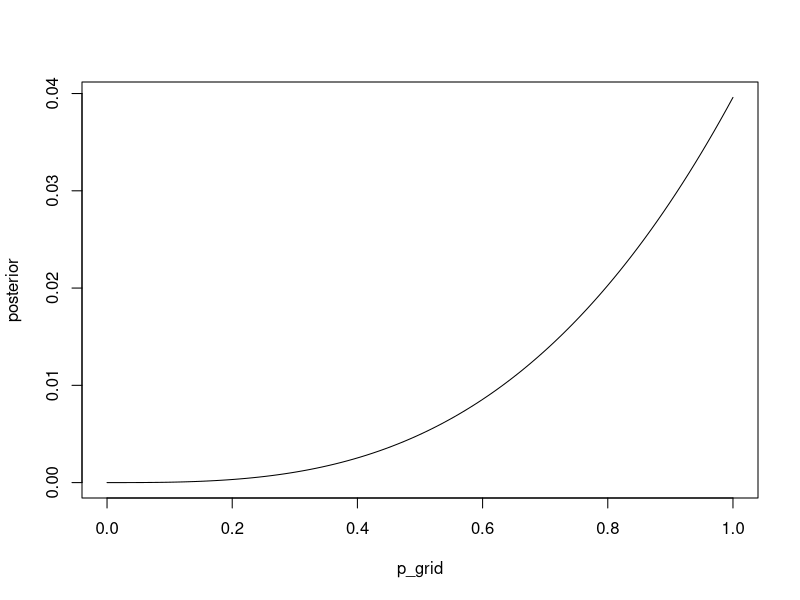
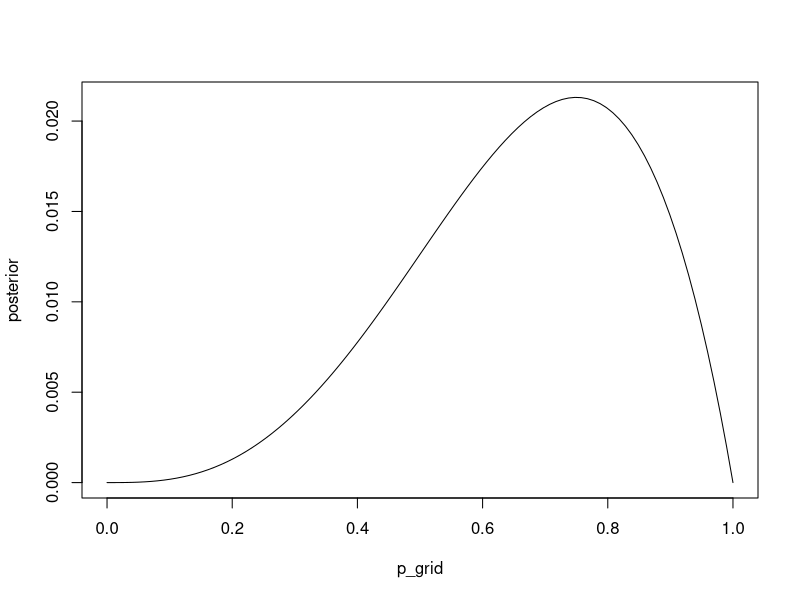
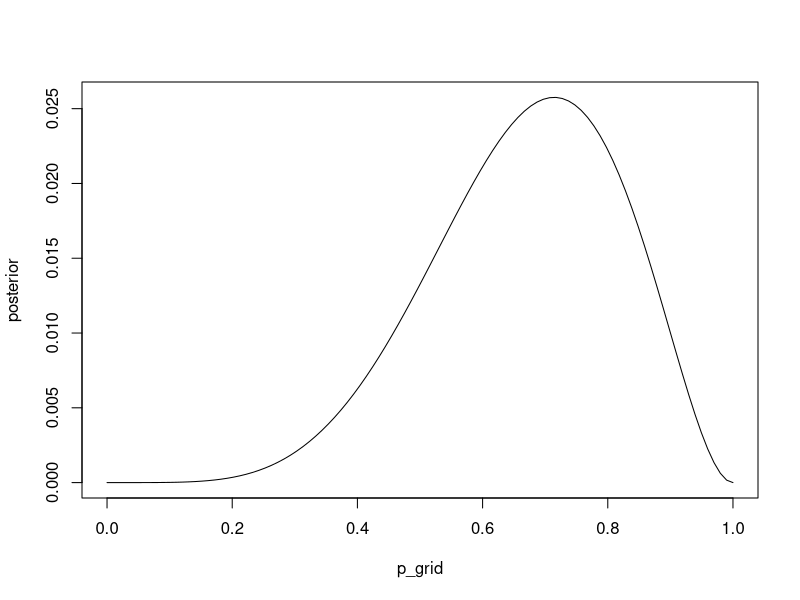
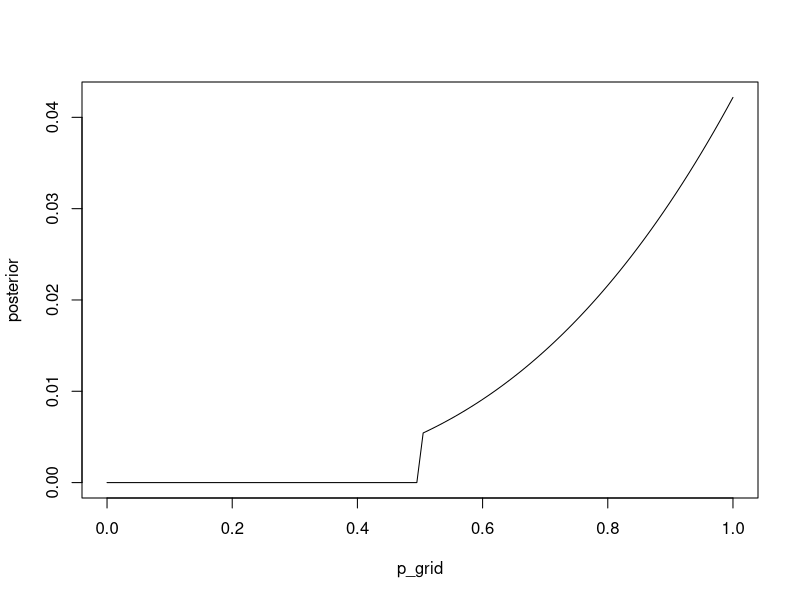
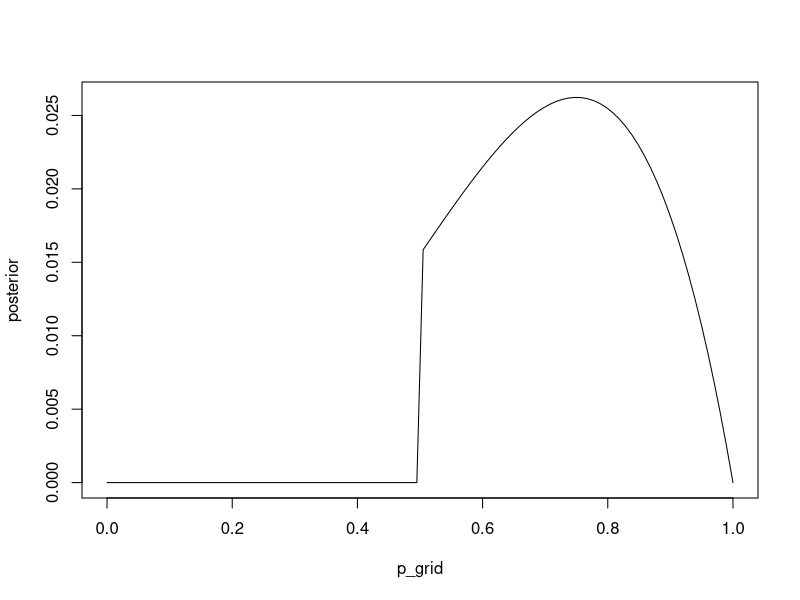
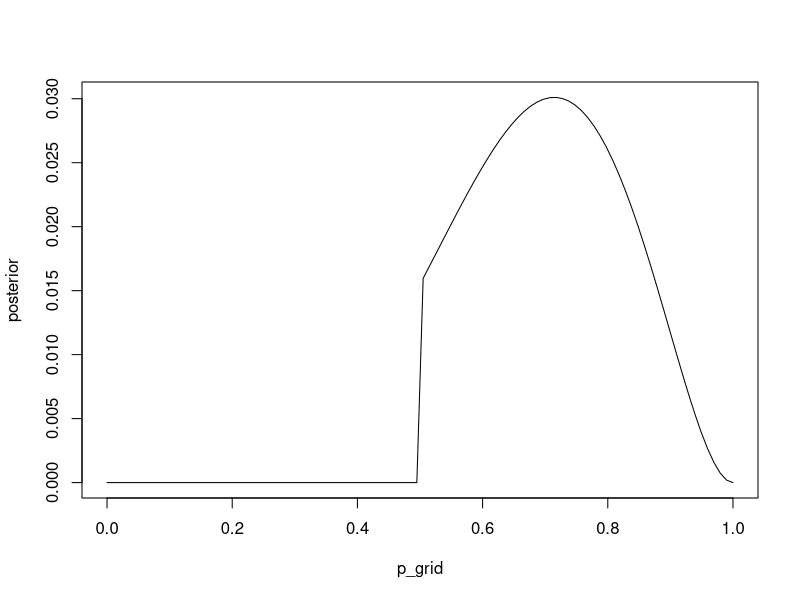

Recreate these plots in R, in order.
## ---- chunk 1
p_grid <- seq( from=0 , to=1 , length.out=100 ) # likelihood of 3 water in 3 tosses
likelihood <- dbinom( 3 , size=3 , prob=p_grid )
prior <- rep(1,100) # uniform prior
posterior <- likelihood * prior
posterior <- posterior / sum(posterior) # standardize
 plot( posterior ~ p_grid , type="l" )
## ---- chunk 2
p_grid <- seq( from=0 , to=1 , length.out=100 ) # likelihood of 3 water in 4 tosses
likelihood <- dbinom( 3 , size=4 , prob=p_grid )
prior <- rep(1,100) # uniform prior
posterior <- likelihood * prior
posterior <- posterior / sum(posterior) # standardize
 plot( posterior ~ p_grid , type="l" )
## ---- chunk 3
p_grid <- seq( from=0 , to=1 , length.out=100 ) # likelihood of 3 water in 3 tosses
likelihood <- dbinom( 5 , size=7 , prob=p_grid )
prior <- rep(1,100) # uniform prior
posterior <- likelihood * prior
posterior <- posterior / sum(posterior) # standardize
 plot( posterior ~ p_grid , type="l" )
## ---- chunk 4
p_grid <- seq( from=0 , to=1 , length.out=100 ) # likelihood of 3 water in 3 tosses
likelihood <- dbinom( 3 , size=3 , prob=p_grid )
prior <- rep(1,100) # uniform prior
prior[p_grid<0.5]<-0
# alt: prior <- ifelse( p_grid < 0.5 , 0 , 1 ) 
posterior <- likelihood * prior
posterior <- posterior / sum(posterior) # standardize
 plot( posterior ~ p_grid , type="l" )
## ---- chunk 5
p_grid <- seq( from=0 , to=1 , length.out=100 ) # likelihood of 3 water in 3 tosses
likelihood <- dbinom( 3 , size=4 , prob=p_grid )
prior <- rep(1,100) # uniform prior
prior[p_grid<0.5]<-0
# alt: prior <- ifelse( p_grid < 0.5 , 0 , 1 ) 
posterior <- likelihood * prior
posterior <- posterior / sum(posterior) # standardize
 plot( posterior ~ p_grid , type="l" )
## ---- chunk 6
p_grid <- seq( from=0 , to=1 , length.out=100 ) # likelihood of 3 water in 3 tosses
likelihood <- dbinom( 5 , size=7 , prob=p_grid )
prior <- rep(1,100) # uniform prior
prior[p_grid<0.5]<-0
# alt: prior <- ifelse( p_grid < 0.5 , 0 , 1 ) 
posterior <- likelihood * prior
posterior <- posterior / sum(posterior) # standardize
 plot( posterior ~ p_grid , type="l" )
## ---- chunk 7
pA<- 0.10 * 0.50 / (0.10 * 0.50 + 0.20 * 0.50)
pB<-1-pA
pTwins<-0.10*pA + 0.20*pB
pTwins
## ---- chunk 8

